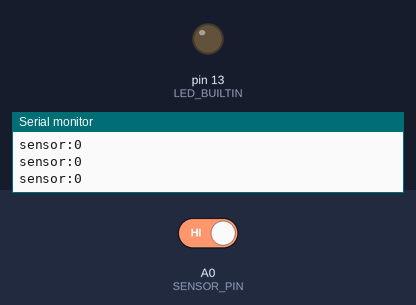
Bench run of a sketch on a simulated Arduino Nano, built with avr-gcc and run on an emulated ATmega328P. On the bench: output pins drawn as LEDs (lit = HIGH), the last lines printed to the serial monitor. The test bench sets the inputs (shaded band); at power-on: A0 (SENSOR_PIN) HIGH.

Above: at 2.7 s.
2.8 s: A0 (SENSOR_PIN) driven LOW
At 3.9 s:
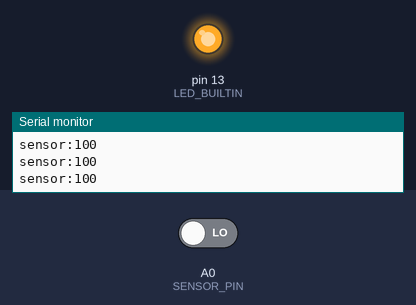
4.3 s: A0 (SENSOR_PIN) driven HIGH
At 5.3 s:
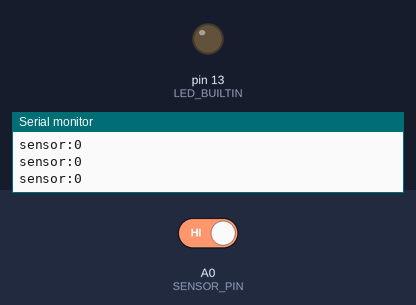
Timing chart, 0 to 7.3 s (numbered marks = the images above; inputs shaded):
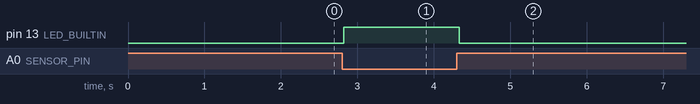

The sketch:

sensor_test.ino
```cpp
/*
  Unbent: pressure sensor test (no resistor needed)

  WIRING (male-to-female wires)
    sensor leg 1 -> j21  (A0)
    sensor leg 2 -> j11  (GND)
    Either leg can go either way.

  HOW IT WORKS
    The Nano's built-in pull-up keeps A0 HIGH. Pressing the sensor
    pulls A0 LOW, so the sketch reads "PRESSED".

  USE
    Upload, then Tools > Serial Monitor at 115200 baud.
    Press the sensor: the orange "L" LED near the USB lights up and the
    count goes up. Tools > Serial Plotter shows it as a graph (0 or 100).
*/

const int SENSOR_PIN = A0;

bool wasPressed = false;
int presses = 0;
unsigned long pressStart = 0;

void setup() {
  Serial.begin(115200);
  pinMode(SENSOR_PIN, INPUT_PULLUP);
  pinMode(LED_BUILTIN, OUTPUT);
  delay(1500);
  Serial.println("Sensor test ready. Press the sensor.");
}

void loop() {
  // read 20 times and count how many say "pressed", so one bad read doesn't fool it
  int low = 0;
  for (int i = 0; i < 20; i++) {
    if (digitalRead(SENSOR_PIN) == LOW) low++;
    delay(1);
  }
  int percent = low * 5;              // 0 = not pressed, 100 = pressed the whole time
  bool pressed = percent >= 50;

  digitalWrite(LED_BUILTIN, pressed ? HIGH : LOW);

  if (pressed && !wasPressed) {
    presses++;
    pressStart = millis();
    Serial.print("PRESSED  (press #"); Serial.print(presses); Serial.println(")");
  }
  if (!pressed && wasPressed) {
    Serial.print("released after "); Serial.print((millis() - pressStart) / 1000.0, 2); Serial.println(" s");
  }
  wasPressed = pressed;

  Serial.print("sensor:"); Serial.println(percent);   // for the Serial Plotter
  delay(80);
}
```

Measured:
- after the input at 2.8 s, pin 13 (LED_BUILTIN): LOW → HIGH at once
- after the input at 4.3 s, pin 13 (LED_BUILTIN): HIGH → LOW at once
